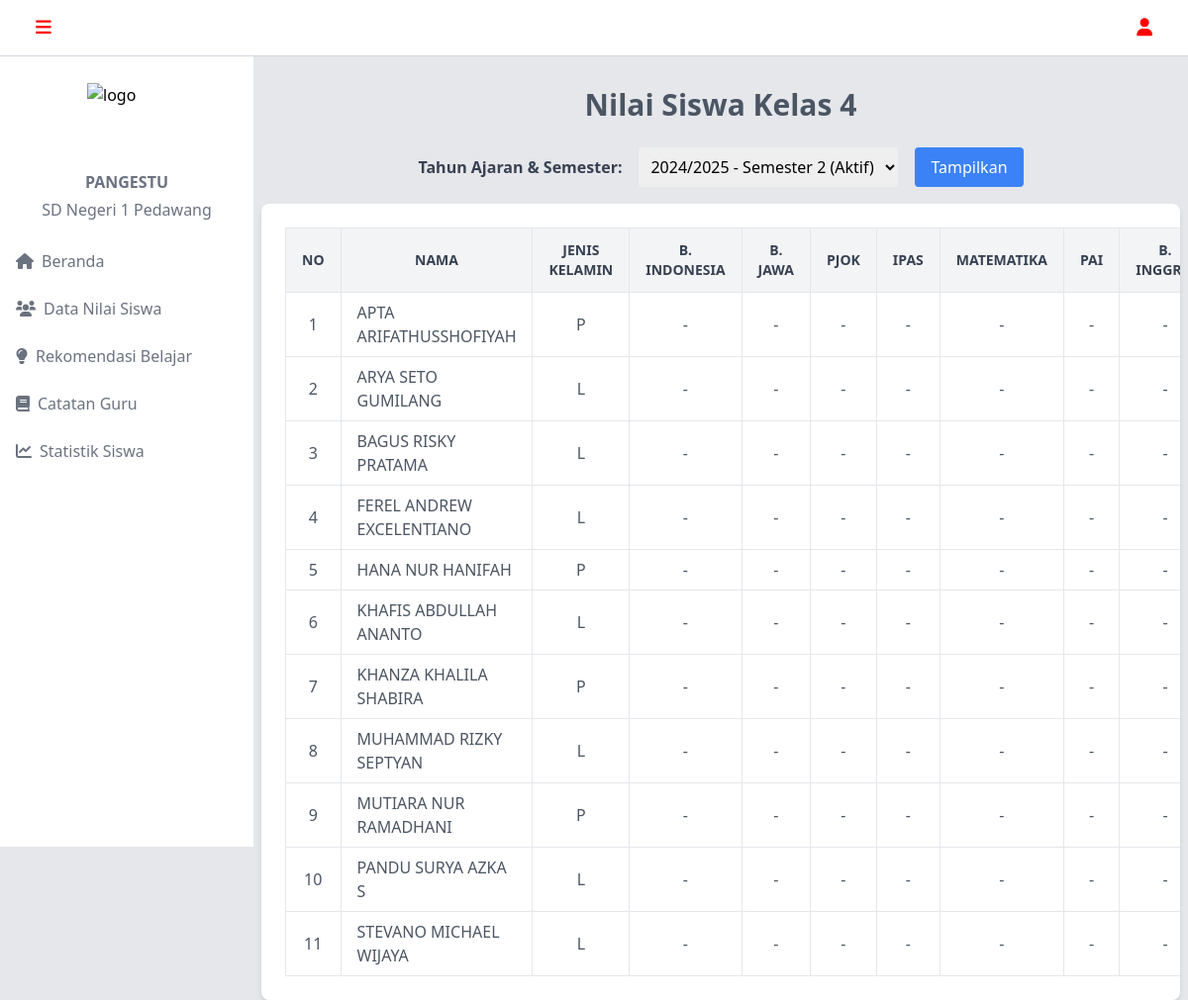
Page /app/layout/guru/data.php (signed in) on the committed database.
### tables this page shows
CREATE TABLE `user` (
  `id_user` int NOT NULL,
  `email` varchar(100) NOT NULL,
  `password` varchar(255) NOT NULL,
  `nama` varchar(100) NOT NULL,
  `role` enum('Admin','Guru') NOT NULL,
  `last_activity` timestamp NULL DEFAULT CURRENT_TIMESTAMP ON UPDATE CURRENT_TIMESTAMP,
  `class` enum('1','2','3','4','5','6') DEFAULT NULL
);

CREATE TABLE `siswa` (
  `id` int NOT NULL,
  `nama` varchar(100) NOT NULL,
  `jenis_kelamin` enum('L','P') NOT NULL,
  `kelas` enum('1','2','3','4','5','6') NOT NULL
);

### app/layout/guru/data.php (the view, shortened to what this page needs)
<?php
include '../../config/config-db.php';
$guru_id = $_SESSION['id_user'];
$queryKelas = $conn->prepare("SELECT class FROM user WHERE id_user = ?");
$queryKelas->bind_param("i", $guru_id);
$queryKelas->execute();
$queryKelas->bind_result($class);
$queryTahunAktif = $conn->query("
    SELECT id AS tahun_id, tahun, semester
    FROM tahun_ajaran
    WHERE status = 'aktif'
    LIMIT 1
");
$tahunAktif = $queryTahunAktif->fetch_assoc();
$tahun_ajaran_id_default = $tahunAktif['tahun_id'] ?? null;
$semester_default = $tahunAktif['semester'] ?? null;
$selected = isset($_GET['tahun_semester']) ? explode('_', $_GET['tahun_semester']) : [$tahun_ajaran_id_default, $semester_default];
$tahun_ajaran_id = intval($selected[0]);
$semester = intval($selected[1]);
include '../header.php';
?>
<body class="bg-gray-200 pt-20">
    <div class="lg:ml-64 lg:pl-2 lg:w-75% mt-2 mx-2 content">
        <h2 class="text-3xl font-bold text-gray-600 mb-6 text-center">
            Nilai Siswa Kelas <?php echo htmlspecialchars($class); ?>
        </h2>
        <form method="GET" class="mb-4 flex flex-col lg:flex-row items-center justify-center gap-4 w-full">
            <label for="tahun_semester" class="text-gray-700 font-semibold">Tahun Ajaran & Semester:</label>
            <select name="tahun_semester" id="tahun_semester" class="border p-2 rounded w-full lg:w-auto">
                <?php
                $queryTahunSemester = $conn->query("SELECT id, tahun, semester, status FROM tahun_ajaran ORDER BY id DESC");
                while ($ts = $queryTahunSemester->fetch_assoc()) :
                ?>
                    <option value="<?= $ts['id'] . '_' . $ts['semester'] ?>" <?= ($ts['id'] == $tahun_ajaran_id && $ts['semester'] == $semester) ? 'selected' : '' ?>>
                        <?= htmlspecialchars($ts['tahun']) ?> - Semester <?= $ts['semester'] ?> <?= $ts['status'] == 'aktif' ? '(Aktif)' : '' ?>
                    </option>
                <?php endwhile; ?>
            </select>
            <button type="submit" class="bg-blue-500 text-white px-4 py-2 rounded w-full lg:w-auto">Tampilkan</button>
        </form>
        <div class="bg-white rounded-lg p-6 shadow-md overflow-x-auto">
            <table class="table-auto w-full border border-gray-300 text-sm md:text-base">
                <thead class="bg-gray-100">
                    <tr class="text-gray-700 uppercase text-xs md:text-sm">
                        <th class="px-4 py-3 border">No</th>
                        <th class="px-4 py-3 border">Nama</th>
                        <th class="px-4 py-3 border">Jenis Kelamin</th>
                        <th class="px-4 py-3 border">B. Indonesia</th>
                        <th class="px-4 py-3 border">B. Jawa</th>
                        <th class="px-4 py-3 border">PJOK</th>
                        <th class="px-4 py-3 border">IPAS</th>
                        <th class="px-4 py-3 border">Matematika</th>
                        <th class="px-4 py-3 border">PAI</th>
                        <th class="px-4 py-3 border">B. Inggris</th>
                    </tr>
                </thead>
                <tbody class="text-gray-600">
                    <?php
                    $query = $conn->prepare("
                        SELECT s.id AS siswa_id, s.nama, s.jenis_kelamin, n.id AS nilai_id,
                               n.b_indonesia, n.b_jawa, n.pjok, n.ipas, n.matematika,
                               n.pai, n.b_inggris, n.pkn, n.seni,
                               (COALESCE(n.b_indonesia, 0) + COALESCE(n.b_jawa, 0) + COALESCE(n.pjok, 0) +
                                COALESCE(n.ipas, 0) + COALESCE(n.matematika, 0) + COALESCE(n.pai, 0) +
                                COALESCE(n.b_inggris, 0) + COALESCE(n.pkn, 0) + COALESCE(n.seni, 0)) / 9 AS rata_rata
                        FROM siswa s
                        LEFT JOIN nilai n ON s.id = n.siswa_id
                            AND n.semester = ?
                            AND n.tahun_ajaran_id = ?
                        WHERE s.kelas = ?
                    ");
                    $query->bind_param("iii", $semester, $tahun_ajaran_id, $class);
                    $query->execute();
                    $result = $query->get_result();
                    if ($result->num_rows > 0) {
                        $no = 1;
                        while ($row = $result->fetch_assoc()) {
                            echo "<tr>";
                            echo "<td class='border px-4 py-2 text-center'>{$no}</td>";
                            echo "<td class='border px-4 py-2'>" . htmlspecialchars($row['nama']) . "</td>";
                            echo "<td class='border px-4 py-2 text-center'>" . htmlspecialchars($row['jenis_kelamin']) . "</td>";
                            foreach (["b_indonesia", "b_jawa", "pjok", "ipas", "matematika", "pai", "b_inggris", "pkn", "seni"] as $mapel) {
                                echo "<td class='border px-4 py-2 text-center'>" . htmlspecialchars($row[$mapel] ?? '-') . "</td>";
                            }
                            echo "</tr>";
                            $no++;
                        }
                    } else {
                        echo "<tr><td colspan='14' class='text-center text-red-500 font-bold py-4'>Data nilai tidak ditemukan</td></tr>";
                    }
                    ?>
                </tbody>
            </table>
        </div>
    </div>
</body>
<?php include '../footer.php'; ?>

### rows in the picture
user: class "4"
siswa: nama "APTA ARIFATHUSSHOFIYAH", jenis_kelamin "P", mapel "-"
siswa: nama "ARYA SETO GUMILANG", jenis_kelamin "L", mapel "-"
siswa: nama "BAGUS RISKY PRATAMA", jenis_kelamin "L", mapel "-"
siswa: nama "FEREL ANDREW EXCELENTIANO", jenis_kelamin "L", mapel "-"
siswa: nama "HANA NUR HANIFAH", jenis_kelamin "P", mapel "-"
siswa: nama "KHAFIS ABDULLAH ANANTO", jenis_kelamin "L", mapel "-"
siswa: nama "KHANZA KHALILA SHABIRA", jenis_kelamin "P", mapel "-"
siswa: nama "MUHAMMAD RIZKY SEPTYAN", jenis_kelamin "L", mapel "-"
siswa: nama "MUTIARA NUR RAMADHANI", jenis_kelamin "P", mapel "-"
siswa: nama "PANDU SURYA AZKA S", jenis_kelamin "L", mapel "-"
siswa: nama "STEVANO MICHAEL WIJAYA", jenis_kelamin "L", mapel "-"

### other values in the picture
form field tahun_semester "2024/2025 - Semester 2 (Aktif)"
